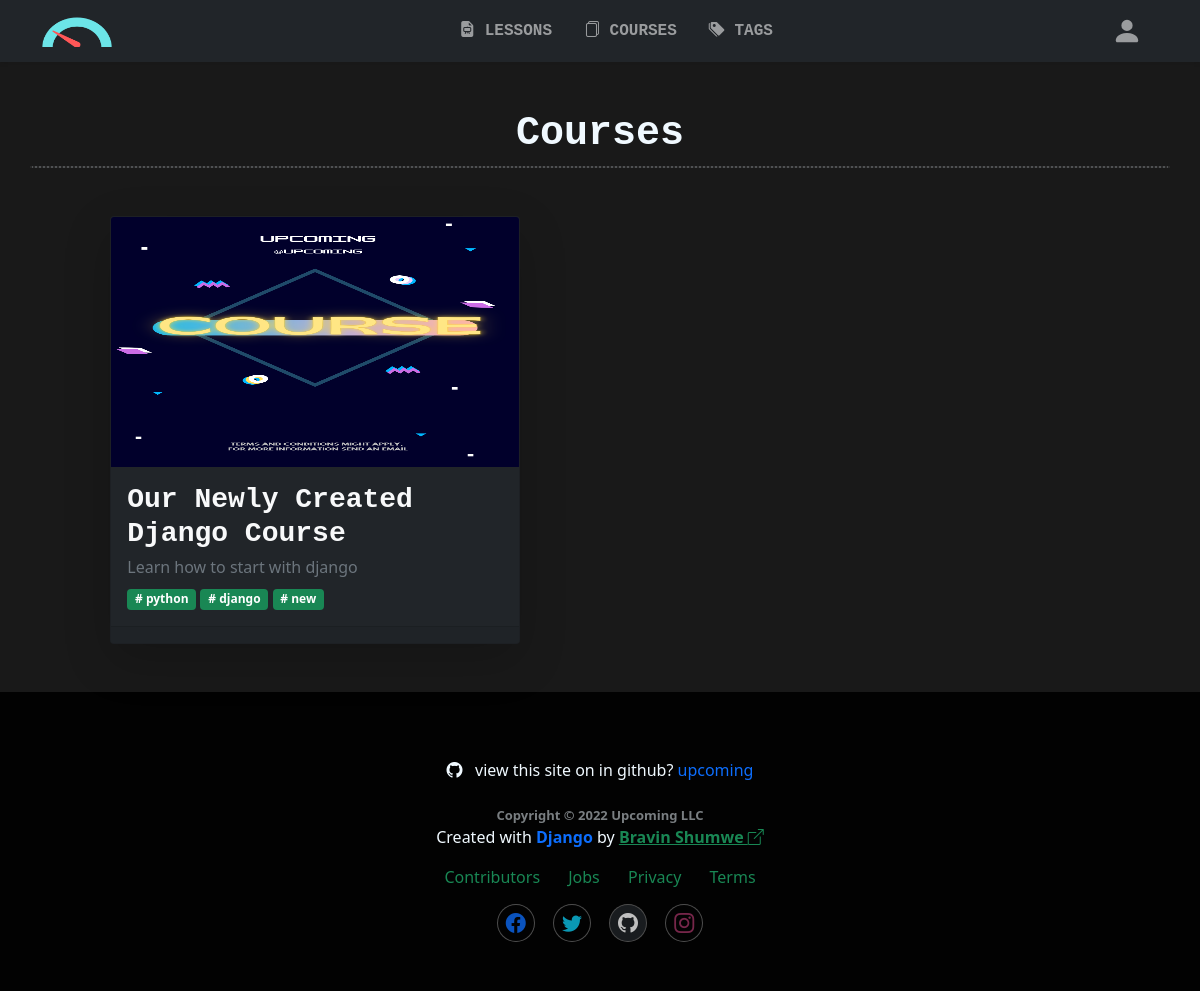
Page /courses/ on the committed database.
### courses/models.py (models this page shows, shortened)
class Course(models.Model):
    heading = models.CharField(max_length=155)
    sub_heading = models.CharField(max_length=155)
    featured_image = models.ImageField(upload_to='courses', default='courses/course_default.png')
    slug = models.SlugField(unique=True, null=True, blank=True)
    creator = models.ForeignKey(User, on_delete=models.CASCADE)
    tags = TaggableManager()
    description = models.TextField()
    created = models.DateTimeField(auto_now_add=True)
    updated = models.DateTimeField(auto_now=True)
    def get_absolute_url(self):
        return reverse('course_detail', kwargs={'username':self.creator.username,
                                                'year':self.created.strftime("%Y"),
                                                'month':self.created.strftime("%m"),
                                                'slug':self.slug})

### courses/views.py (the view)
# urls.py: path('', views.CoursesList.as_view(), name="courses"),
class CoursesList(ListView):
    queryset = Course.objects.all()
    template_name = 'courses/course_list.html'
    context_object_name = 'courses'
    paginate_by = 10

### courses/templates/courses/course_list.html (shortened to what this page needs)
{% extends 'base.html' %}
{% load humanize %}
{% block content %}
<div class="container mt-5">
    <div class="row">
        <h1 class="text-family fw-bold text-center">Courses</h1>
        <hr/>
    </div>
    {% if courses %}
    <div class="row mt-2 row-cols-1 row-cols-md-2 g-4">
        {% for course in courses %}
        <div class="col d-flex justify-content-center">
            <div class="w-75 card bg-dark shadow-lg">
                <a href="{{course.get_absolute_url}}">
                    <img src="{{course.featured_image.url}}" class="card-img-top" height="250" width="300" alt="{{course.title}}-image">
                </a>
                <div class="card-body">
                  <h3 class="card-title fw-bold text-family">
                      <a href="{{course.get_absolute_url}}" title="{{course.heading}}" class="text-decoration-none text-light">{{course.heading|truncatechars:50}}</a>
                  </h3>
                  <h6 class="text-muted">{{course.sub_heading}}</h6>
                  {% for tag in course.tags.all %}
                  <span class="badge fw-bold bg-success"># {{tag.name}}</span>
                  {% endfor %}
                </div>
                <div class="card-footer">
                </div>
            </div>
        </div>
        {% endfor %}
    </div>
    {% else %}
    {% include 'includes/no_content_added.html' %}
    {% endif %}
</div>
{% endblock%}

### static/css/styles.css (style rules this page uses)
html { scroll-behavior: smooth; }
body { min-height: 100vh; display: flex; flex-direction: column; }
.dark { background-color: rgba(0,0,0,.9); color:#f0f9ff; }
hr { border: none; border-top:2px dotted rgb(84, 83, 83); height:1px; width:100%; }
.text-family { font-family: "Lucida Console", "Courier New", monospace; }

### rows in the picture
Course: featured_image (placeholder picture), heading "Our Newly Created Django Course", sub_heading "Learn how to start with django"
Tag: name "python"
Tag: name "django"
Tag: name "new"
